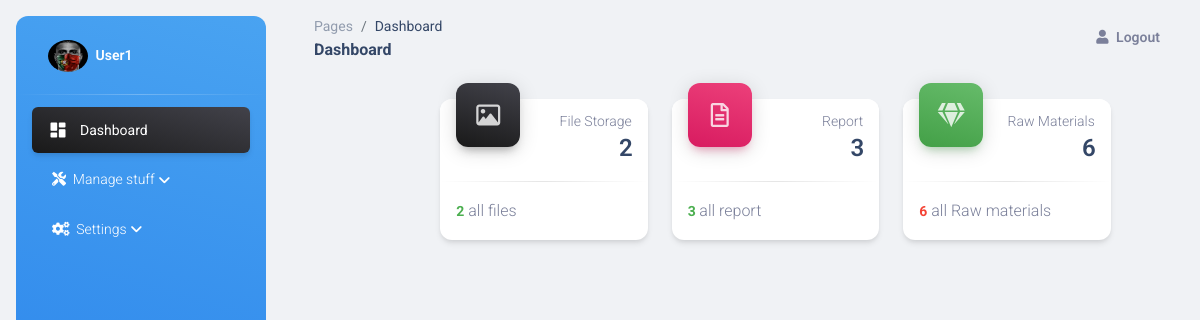
The page /system_users/Users/home.php (signed in) on the database its author committed.
### tables this page shows
CREATE TABLE `users` (
  `u_id` int(11) NOT NULL,
  `name` varchar(100) DEFAULT NULL,
  `phone` varchar(100) DEFAULT NULL,
  `email` varchar(100) DEFAULT NULL,
  `password` varchar(100) DEFAULT NULL,
  `image` varchar(100) DEFAULT NULL
);

### system_users/Users/home.php (the view, shortened to what this page needs)
      <?php
    include "../../php_code/codes.php";
    include "../../Connect/connection.php";
    $cement=new Cement;
    $users_id=$_SESSION['u_id'];
    $sql_user_info="SELECT * FROM users where u_id=".$users_id."";
    $query_user_info=mysqli_query($con,$sql_user_info);
    while ($row_user_info=mysqli_fetch_assoc($query_user_info)) {
      $user_image=$row_user_info['image'];
      $user_name=$row_user_info['name'];
    }
?>
<!DOCTYPE html>
<html lang="en">
<?php require 'head.php';?>
<body class="g-sidenav-show  bg-gray-200">
  <aside class="sidenav navbar navbar-vertical navbar-expand-xs border-0 border-radius-xl my-3 fixed-start ms-3   bg-gradient-info" id="sidenav-main">
    <div class="sidenav-header">
      <a class="navbar-brand m-0" href="#" target="_blank">
        <img src="../../assets/img/users/<?php echo $user_image;?>" title="user image" style="width:40px;height:40px;border-radius:50%;" class="navbar-brand-img img-circle" alt="main_logo">
        <span class="ms-1 font-weight-bold text-white"><?php echo $user_name;?></span>
      </a>
    </div>
    <hr class="horizontal light mt-0 mb-2">
    <div class="collapse navbar-collapse  w-auto " id="sidenav-collapse-main">
      <ul class="navbar-nav">
        <li class="nav-item">
          <a class="nav-link text-white active bg-gradient-dark" href="#" onclick="window.location.href='home.php'">
            <div class="text-white text-center me-2 d-flex align-items-center justify-content-center">
              <i class="material-icons opacity-10">dashboard</i>
            </div>
            <span class="nav-link-text ms-1">Dashboard</span>
          </a>
        </li>
        <li class="nav-item dropdown">
          <a class="nav-link dropdown-toggle text-white" href="#" id="navbarDropdown" role="button" data-bs-toggle="dropdown" aria-expanded="false">
            <span class="nav-link-text ms-1"><i class="fa fa-tools"></i>&nbsp;&nbsp;Manage stuff</span>
          </a>
        </li>
        <li class="nav-item dropdown">
          <a class="nav-link dropdown-toggle text-white" href="#" id="navbarDropdown" role="button" data-bs-toggle="dropdown" aria-expanded="false">
            <span class="nav-link-text ms-1"><i class="fa fa-cogs"></i>&nbsp;&nbsp;Settings</span>
          </a>
        </li>
      </ul>
    </div>
  </aside>
  <main class="main-content position-relative max-height-vh-100 h-100 border-radius-lg ">
    <nav class="navbar navbar-main navbar-expand-lg px-0 mx-4 shadow-none border-radius-xl" id="navbarBlur" data-scroll="true">
      <div class="container-fluid py-1 px-3">
        <nav aria-label="breadcrumb">
          <ol class="breadcrumb bg-transparent mb-0 pb-0 pt-1 px-0 me-sm-6 me-5">
            <li class="breadcrumb-item text-sm"><a class="opacity-5 text-dark" href="javascript:;">Pages</a></li>
            <li class="breadcrumb-item text-sm text-dark active" aria-current="page">Dashboard</li>
          </ol>
          <h6 class="font-weight-bolder mb-0">Dashboard</h6>
        </nav>
        <div class="collapse navbar-collapse mt-sm-0 mt-2 me-md-0 me-sm-4" id="navbar">
          <ul class="navbar-nav  justify-content-end">
            <li class="nav-item d-flex align-items-center">
              <a href="#" class="nav-link text-body font-weight-bold px-0" data-bs-toggle="modal" data-bs-target="#logoutModal">
                <i class="fa fa-user me-sm-1"></i>
                <span class="d-sm-inline d-none">Logout</span>
              </a>
            </li>
          </ul>
        </div>
      </div>
    </nav>
    <div class="container-fluid py-4">
      <div class="row">
        <div class="col-xl-2 col-sm-6"></div>
        <div class="col-xl-3 col-sm-6 mb-xl-0 mb-4">
          <div class="card" onclick="window.location.href='file_storage.php'">
            <div class="card-header p-3 pt-2">
              <div class="icon icon-lg icon-shape bg-gradient-dark shadow-dark text-center border-radius-xl mt-n4 position-absolute">
                <i class="fa fa-image"></i>
              </div>
              <div class="text-end pt-1">
                <p class="text-sm mb-0 text-capitalize">File storage</p>
                <h4 class="mb-0"><?php echo $cement->users_counts();?></h4>
              </div>
            </div>
            <hr class="dark horizontal my-0">
            <div class="card-footer p-3">
              <p class="mb-0"><span class="text-success text-sm font-weight-bolder"><?php echo $cement->users_counts();?></span> all files</p>
            </div>
          </div>
        </div>
        <div class="col-xl-3 col-sm-6 mb-xl-0 mb-4">
          <div class="card" onclick="window.location.href='report.php'">
            <div class="card-header p-3 pt-2">
              <div class="icon icon-lg icon-shape bg-gradient-primary shadow-primary text-center border-radius-xl mt-n4 position-absolute">
                <i class="far fa-file-alt"></i>
              </div>
              <div class="text-end pt-1">
                <p class="text-sm mb-0 text-capitalize">Report</p>
                <h4 class="mb-0"><?php echo $cement->report_count();?></h4>
              </div>
            </div>
            <hr class="dark horizontal my-0">
            <div class="card-footer p-3">
              <p class="mb-0"><span class="text-success text-sm font-weight-bolder"><?php echo $cement->report_count();?> </span>all report</p>
            </div>
          </div>
        </div>
        <div class="col-xl-3 col-sm-6 mb-xl-0 mb-4">
          <div class="card" onclick="window.location.href='raw_material.php'">
            <div class="card-header p-3 pt-2">
              <div class="icon icon-lg icon-shape bg-gradient-success shadow-success text-center border-radius-xl mt-n4 position-absolute">
                <i class="fas fa-gem"></i>
              </div>
              <div class="text-end pt-1">
                <p class="text-sm mb-0 text-capitalize">Raw materials</p>
                <h4 class="mb-0"><?php echo $cement->raw_materials_count();?></h4>
              </div>
            </div>
            <hr class="dark horizontal my-0">
            <div class="card-footer p-3">
              <p class="mb-0"><span class="text-danger text-sm font-weight-bolder"><?php echo $cement->raw_materials_count();?></span> all Raw materials</p>
            </div>
          </div>
        </div>
        <div class="col-xl-1 col-sm-6"></div>
      </div>
  </main>
</body>
</html>

### assets/css/nucleo-svg.css (style rules this page uses)
.icon { display: inline-block; color: #111111; height: 1em; width: 1em; }
.icon-lg { height: 1.6em; width: 1.6em; }
.icon { fill: currentColor; stroke: none; }

### rows shown on the page
users: image (picture), name "User1"

### other values the page prints
$user_nums "2 2"
$report_nums "3 3"
$raw_mater_nums "6 6"
